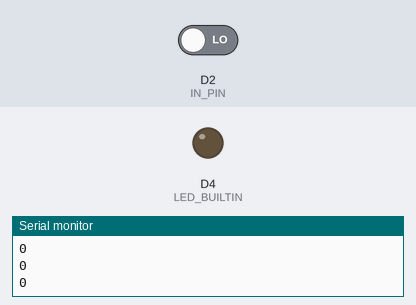
A sketch run on a simulated ESP8266 (NodeMCU). Parts: output pins drawn as LEDs (lit = HIGH, except the on-board LED, lit = LOW), the last lines printed to the serial monitor. Inputs (shaded band) come from the test bench; at power-on: D2 (IN_PIN) LOW.

Above: at 5.2 s.
5.3 s: D2 (IN_PIN) driven HIGH
At 6.3 s:
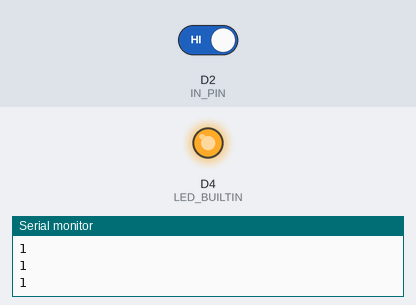
6.8 s: D2 (IN_PIN) driven LOW
At 7.5 s:
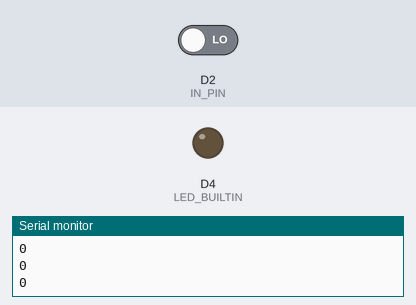
Timing chart, 0 to 9.8 s (numbered marks = the images above; inputs shaded):
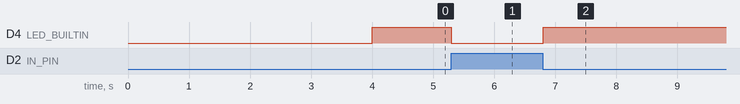

The sketch:

test_presence.ino
```cpp
// test software for We Make Colors
// Marco Brianza - April 9th 2016
//
// test presence polling


#if defined(ESP8266)
#define IN_PIN D2
#endif

#if defined(ARDUINO_SAMD_MKR1000)
#define IN_PIN 4
#endif


void setup() {
  Serial.begin(115200);
  delay(2000);
  Serial.println("\n test presence polling");
  delay (2000);

  pinMode(IN_PIN, INPUT);
  pinMode(LED_BUILTIN, OUTPUT);


}

void loop() {
  int p = digitalRead(IN_PIN);

  digitalWrite(LED_BUILTIN, !p); //LED is active LOW on NodeMCU Amica
  Serial.println(p);
  delay(100);


}
```

Measured:
- after the input at 5.3 s, D4 (LED_BUILTIN): HIGH → LOW at once
- after the input at 6.8 s, D4 (LED_BUILTIN): LOW → HIGH at once
